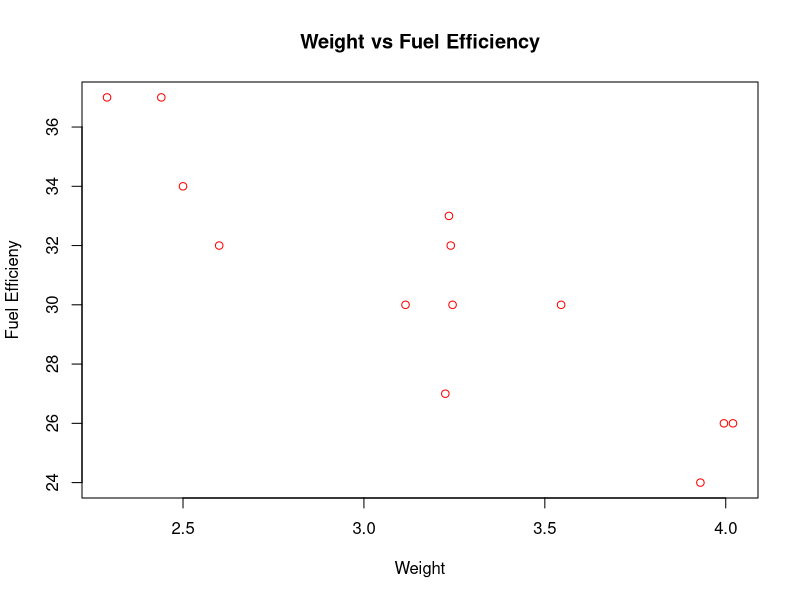

Reproduce this figure in R.
x = c(3.545, 2.6, 3.245, 3.93, 3.995, 3.115, 3.235, 3.225, 2.44, 3.24, 2.29, 2.5, 4.02)
y = c(30, 32, 30, 24, 26, 30, 33, 27, 37, 32, 37, 34, 26)
data = data.frame(x, y)
varx = var(x)
vary = var(y)
varxy = var(x, y)
cor = varxy / sqrt(varx * vary)
data
cor
plot(x, y, main="Weight vs Fuel Efficiency", xlab="Weight", ylab="Fuel Efficieny", col="red")